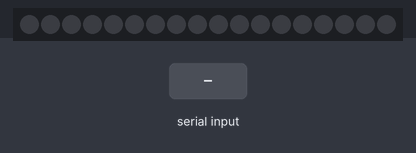
Bench run of a sketch on a simulated Arduino Uno, built with avr-gcc and run on an emulated ATmega328P. Shown: 18 RGB LEDs in strip order, left to right. Inputs (shaded band) come from the test bench. Dim RGB values are drawn brighter than linear; colours are those a GRB WS2812 strip shows for the declared byte order.

Above: at 1.2 s.
1.3 s: "H" received over Serial
At 2.4 s:
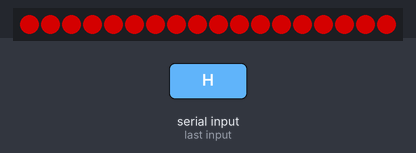
2.8 s: "S" received over Serial
At 3.6 s:
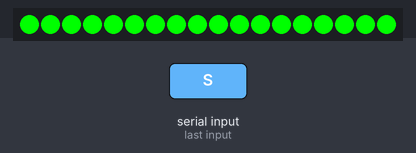
Timing chart, 0 to 5.8 s (numbered marks = the images above; inputs shaded):
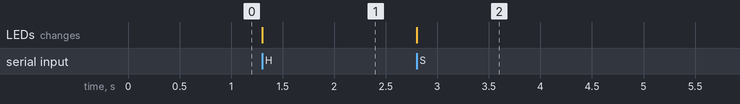

The sketch:

emotion_detection.ino
```cpp
#include <FastLED.h>

#define LED_PIN     6
#define LED_COUNT   18
#define LED_TYPE    WS2812B

CRGB leds[LED_COUNT];

void setup() {
  FastLED.addLeds<LED_TYPE, LED_PIN>(leds, LED_COUNT);
  Serial.begin(9600);
}

void loop() {
  if (Serial.available() > 0) {
    char emotion = Serial.read();
    if (emotion == 'H') {
      // Happy emotion
      // Define LED pattern for happy
      fill_solid(leds, LED_COUNT, CRGB::Green);
      FastLED.show();
    } else if (emotion == 'S') {
      // Sad emotion
      // Define LED pattern for sad
      fill_solid(leds, LED_COUNT, CRGB::Red);
      FastLED.show();
    }
    // Define patterns for other emotions
  }
}
```

Measured:
- after the input at 1.3 s, the LEDs: change at once (image 1)
- after the input at 2.8 s, the LEDs: change at once (image 2)
